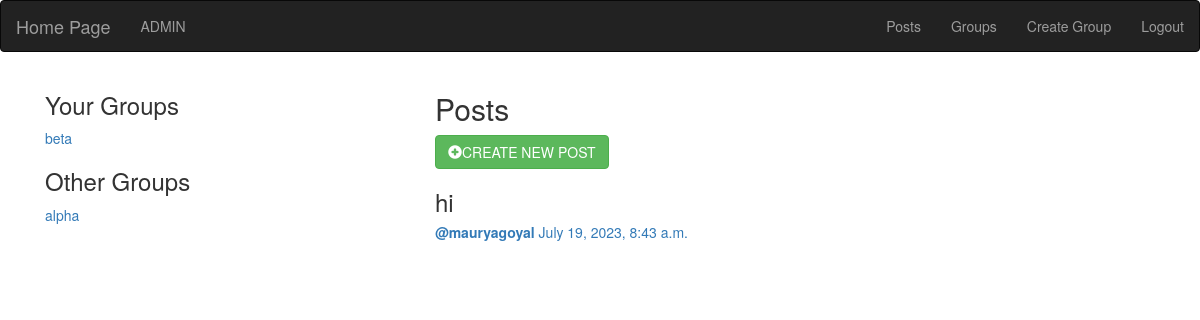
The page /posts/ (signed in) on the database as committed earlier.
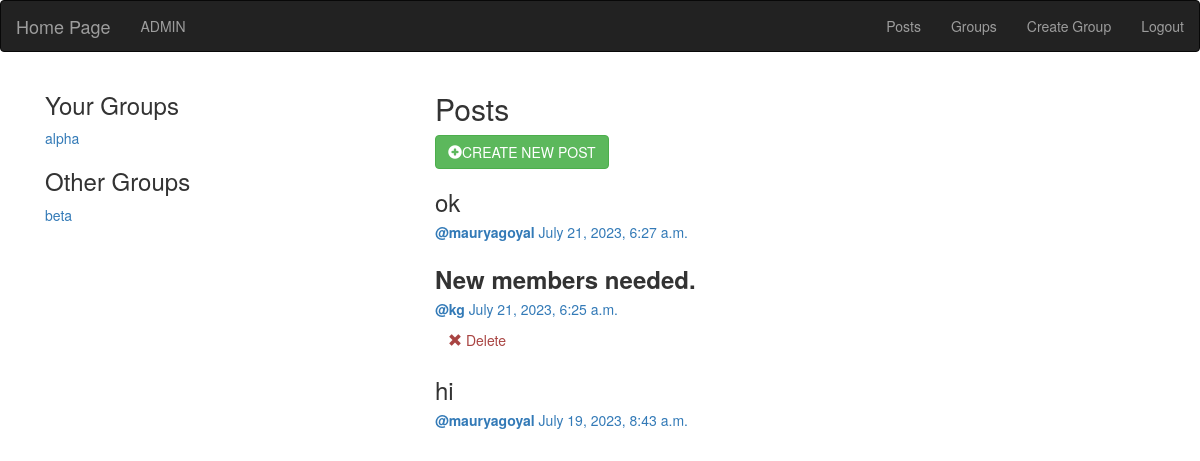
The same page on the database as committed later.
### groups/models.py (models this page shows, shortened)
class GroupMember(models.Model):
    group = models.ForeignKey(Group,related_name='membership',on_delete=models.CASCADE)
    user = models.ForeignKey(User,related_name='user_groups',on_delete=models.CASCADE)
    class Meta:
        unique_together = ['group','user']

class Group(models.Model):
    name = models.CharField(max_length=225,unique=True)
    slug = models.CharField(max_length=225,unique=True)
    description = models.TextField(blank=True,default='')
    description_html = models.TextField(editable=False,blank=True,default='')
    members = models.ManyToManyField(User,through='GroupMember')
    def __str__(self):
        return self.name
    class Meta:
        ordering = ['name']

### posts/models.py (models this page shows, shortened)
class Post(models.Model):
    user = models.ForeignKey(User,on_delete=models.CASCADE,related_name='posts')
    created_at = models.DateTimeField(auto_now=True)
    message = models.TextField()
    message_html = models.TextField(editable=False)
    group = models.ForeignKey(Group,on_delete=models.CASCADE,related_name='posts',null=True,blank=True)
    class Meta:
        ordering = ['-created_at']
        unique_together = ['user','message']

### posts/views.py (the view)
# urls.py: path('',views.PostList.as_view(),name='all'),
class PostList(SelectRelatedMixin,generic.ListView):
    model = models.Post
    select_related = ('user','group')
    def get_context_data(self, **kwargs):
        context =  super().get_context_data(**kwargs)
        context['other_groups'] = Group.objects.exclude(members__in=[self.request.user])
        return context

### posts/templates/posts/post_list.html (shortened to what this page needs)
{% extends 'posts/post_base.html' %}
{% load crispy_forms_tags %}
{% block prepost %}
    <div class="col-md-4">
        {% if request.user.is_authenticated %}
            <div class="card card-with-shadow">
                <div class="content">
                    <h3 class="title">Your Groups</h3>
                    <ul class="list-unstyled">
                        {% for member_group in request.user.user_groups.all %}
                            <li class="group li-with-bullet">
                                <a href="{% url 'groups:single' slug=member_group.group.slug %}">{{member_group.group}}</a>
                            </li>
                        {% endfor %}
                    </ul>
                </div>
            </div>
        {% endif %}
        <div class="card card-with-shadow">
            <div class="content">
                <h3 class="title">Other Groups</h3>
                <ul class="list-unstyled">
                    {% for other_group in other_groups %}
                        <li class="group li-with-bullets">
                            <a href="{% url 'groups:single' slug=other_group.slug %}">{{other_group}}</a>
                        </li>
                    {% endfor %}
                </ul>
            </div>
        </div>
    </div>
{% endblock %}
{% block post-content %}
    <div class="col-md-8">
        <h2>Posts</h2>
        <a href="{% url 'posts:create' %}" class="btn btn-md btn-fill btn-success">
            <span class="glyphicon glyphicon-plus-sign"></span>CREATE NEW POST
        </a>
        {% for post in post_list %}
            {% include 'posts/_post.html' %}
        {% endfor %}
    </div>
{% endblock %}

### posts/templates/posts/_post.html
<div class="post-media">
    <h3>{{post.message_html|safe}}</h3>
    <div class="media-body">
        <h5 class="media-heading">
            <a href="{% url 'posts:for_user' username=post.user.username%}">
                <strong>@{{post.user.username}}</strong>
            </a>
            <time class="time">
                <a href="{% url 'posts:single' username=post.user.username pk=post.pk%}">
                    {{post.created_at}}
                </a>
            </time>
        </h5>
        <div class="media-footer">
            {% if user.is_authenticated and post.user == user %}
                <a href="{% url 'posts:delete' pk=post.pk %}" title="delete" class="btn btn-simple">
                    <span class="glyphicon glyphicon-remove text-danger" aria-hidden="true"></span>
                    <span class="text-danger icon-label">Delete</span>
                </a>
            {% endif %}
        </div>
    </div>
</div>

Rows that differ between the two databases and show on the page:
removed GroupMember: group "beta"
no longer on this page (row unchanged): Group: name "alpha"
added GroupMember: group "alpha"
now on this page (row unchanged): Group: name "beta"
added Post: message_html "ok", user.username "mauryagoyal", created_at "July 21, 2023, 6:27 a.m."
added Post: message_html "New members needed.", user.username "kg", created_at "July 21, 2023, 6:25 a.m.", shows "Delete"
